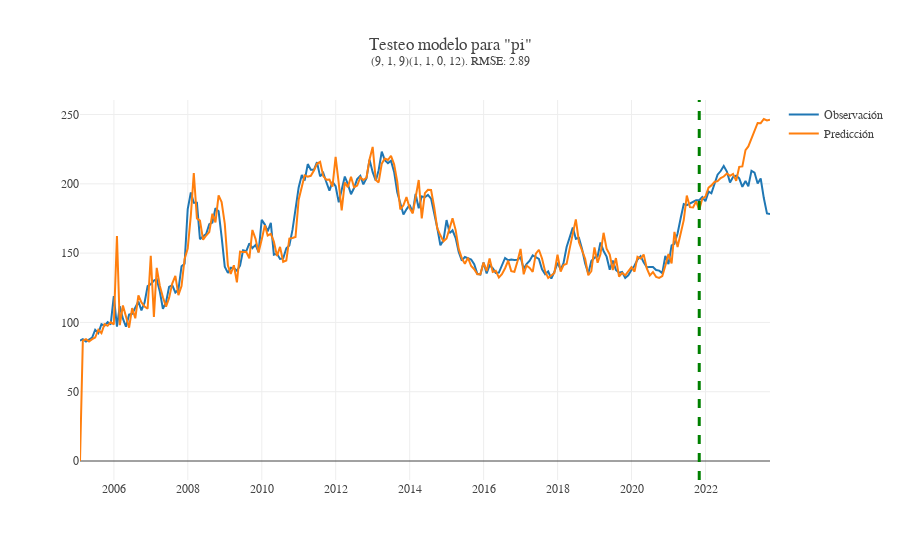
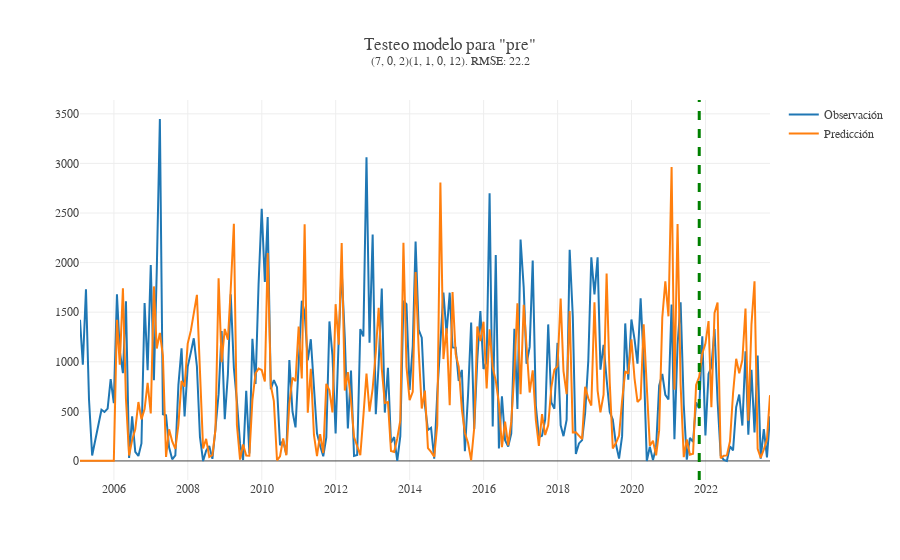
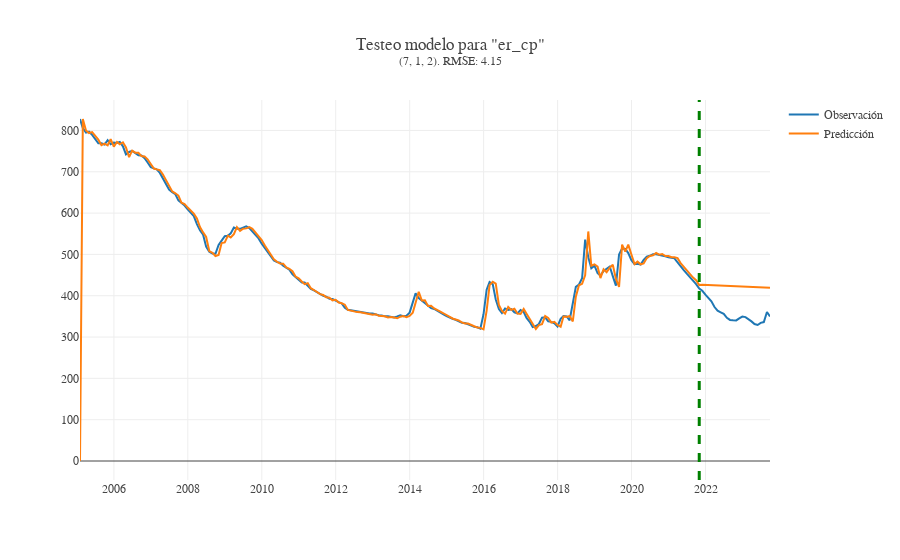
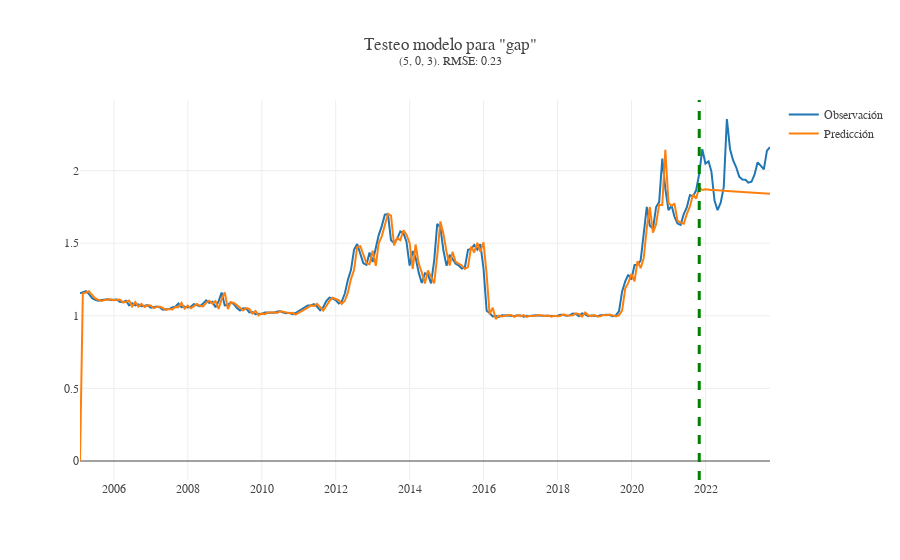

The notebook cell saved with these charts, in order:
### Code cell
modelos_exogenas = {train_model_pi:"pi", train_model_pre:"pre", train_model_er_cp:"er_cp", train_model_gap:"gap"}
X_train =train[x_list]

for modelo in modelos_exogenas:
    variable = modelos_exogenas[modelo]
    order = MODEL_ORDERS[variable]["order"]
    seasonal_order = MODEL_ORDERS[variable]["seasonal_order"]
    seasonal_order = "" if not seasonal_order else seasonal_order
    fitted = modelo.fit()
    forecast = fitted.forecast(meses_testeo)
    forecast = pd.concat([fitted.fittedvalues, forecast])
    if modelo == train_model_pre:
        forecast = np.exp(forecast) #Transformación de inversión
    obs_pred_df = pd.DataFrame({"observado":test[variable],
                                "prediccion": forecast})
    RMSE = round(math.sqrt(mean_squared_error(obs_pred_df["observado"], obs_pred_df["prediccion"])), 2)
    plot_predicc_obs_exog = go.Figure()
    # plot_predicc_obs_exog.add_trace(go.Scatter(x=obs_pred_df.index, y = obs_pred_df["observado"], name = "Observación"))
    plot_predicc_obs_exog.add_trace(go.Scatter(x=df.index, y = df[variable], name = "Observación"))
    plot_predicc_obs_exog.add_trace(go.Scatter(x=obs_pred_df.index, y = obs_pred_df["prediccion"], name = "Predicción"))
    plot_predicc_obs_exog.add_vline(x = obs_pred_df.index[-meses_testeo], line_width=3, line_dash="dash", line_color="green")
    plot_predicc_obs_exog.update_layout(template = None, title_text =f"Testeo modelo para \"{variable}\"<br><sup>{order}{seasonal_order}. RMSE: {RMSE}",
    font_family = "georgia")
    plot_predicc_obs_exog.write_image(f"../output/testeo_exog_sarimax/testeo_exog_sarimax_{variable}.pdf")
    plot_predicc_obs_exog.show()

### Figure 1 — Plotly figure (JSON) as saved in the notebook; plotly's stock layout.template omitted (floating-point values rounded to 4 significant figures; data arrays with more than 128 entries replaced by an {"elided": "..."} marker saying what was removed)
{"data": [{"name": "Observación", "type": "scatter", "x": {"elided": "225 str values"}, "y": {"elided": "225 float values"}}, {"name": "Predicción", "type": "scatter", "x": {"elided": "225 str values"}, "y": {"elided": "225 float values"}}], "layout": {"font": {"family": "georgia"}, "shapes": [{"line": {"color": "green", "dash": "dash", "width": 3}, "type": "line", "x0": "2021-10-31T00:00:00", "x1": "2021-10-31T00:00:00", "xref": "x", "y0": 0, "y1": 1, "yref": "y domain"}], "title": {"text": "Testeo modelo para \"pi\"<br><sup>(9, 1, 9)(1, 1, 0, 12). RMSE: 2.89"}}}

### Figure 2 — Plotly figure (JSON) as saved in the notebook; plotly's stock layout.template omitted (floating-point values rounded to 4 significant figures; data arrays with more than 128 entries replaced by an {"elided": "..."} marker saying what was removed)
{"data": [{"name": "Observación", "type": "scatter", "x": {"elided": "225 str values"}, "y": {"elided": "225 float values"}}, {"name": "Predicción", "type": "scatter", "x": {"elided": "225 str values"}, "y": {"elided": "225 float values"}}], "layout": {"font": {"family": "georgia"}, "shapes": [{"line": {"color": "green", "dash": "dash", "width": 3}, "type": "line", "x0": "2021-10-31T00:00:00", "x1": "2021-10-31T00:00:00", "xref": "x", "y0": 0, "y1": 1, "yref": "y domain"}], "title": {"text": "Testeo modelo para \"pre\"<br><sup>(7, 0, 2)(1, 1, 0, 12). RMSE: 22.2"}}}

### Figure 3 — Plotly figure (JSON) as saved in the notebook; plotly's stock layout.template omitted (floating-point values rounded to 4 significant figures; data arrays with more than 128 entries replaced by an {"elided": "..."} marker saying what was removed)
{"data": [{"name": "Observación", "type": "scatter", "x": {"elided": "225 str values"}, "y": {"elided": "225 float values"}}, {"name": "Predicción", "type": "scatter", "x": {"elided": "225 str values"}, "y": {"elided": "225 float values"}}], "layout": {"font": {"family": "georgia"}, "shapes": [{"line": {"color": "green", "dash": "dash", "width": 3}, "type": "line", "x0": "2021-10-31T00:00:00", "x1": "2021-10-31T00:00:00", "xref": "x", "y0": 0, "y1": 1, "yref": "y domain"}], "title": {"text": "Testeo modelo para \"er_cp\"<br><sup>(7, 1, 2). RMSE: 4.15"}}}

### Figure 4 — Plotly figure (JSON) as saved in the notebook; plotly's stock layout.template omitted (floating-point values rounded to 4 significant figures; data arrays with more than 128 entries replaced by an {"elided": "..."} marker saying what was removed)
{"data": [{"name": "Observación", "type": "scatter", "x": {"elided": "225 str values"}, "y": {"elided": "225 float values"}}, {"name": "Predicción", "type": "scatter", "x": {"elided": "225 str values"}, "y": {"elided": "225 float values"}}], "layout": {"font": {"family": "georgia"}, "shapes": [{"line": {"color": "green", "dash": "dash", "width": 3}, "type": "line", "x0": "2021-10-31T00:00:00", "x1": "2021-10-31T00:00:00", "xref": "x", "y0": 0, "y1": 1, "yref": "y domain"}], "title": {"text": "Testeo modelo para \"gap\"<br><sup>(5, 0, 3). RMSE: 0.23"}}}
